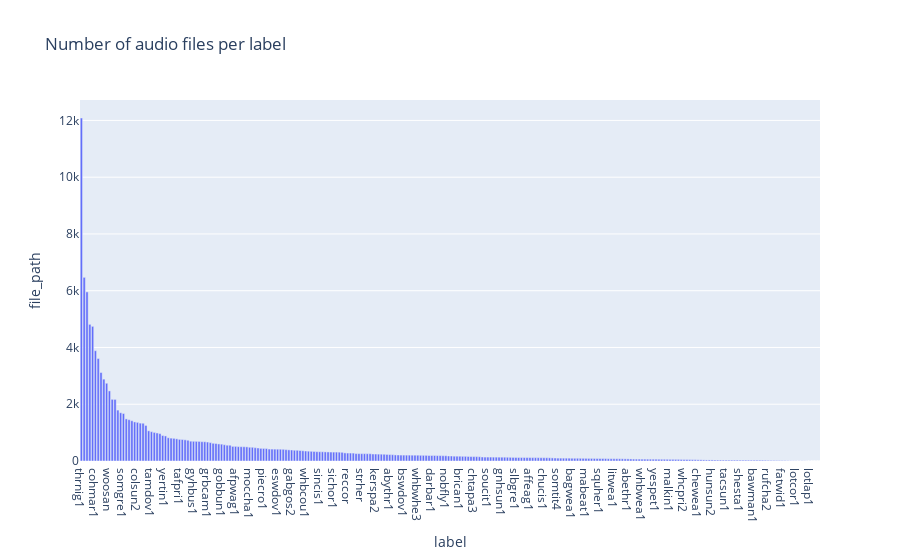

This figure's notebook cell:
### Markdown cell above
- Distribution

### Code cell
groupby_label = df.groupby('label').count().reset_index().sort_values(by='file_path', ascending=False)
# plot with plotly
fig = px.bar(groupby_label, x='label', y='file_path', title='Number of audio files per label')
fig.show()

### Figure 1 — Plotly figure (JSON) as saved in the notebook; plotly's stock layout.template omitted (floating-point values rounded to 4 significant figures; data arrays with more than 128 entries replaced by an {"elided": "..."} marker saying what was removed)
{"data": [{"alignmentgroup": "True", "hovertemplate": "label=%{x}<br>file_path=%{y}<extra></extra>", "legendgroup": "", "marker": {"color": "#636efa", "pattern": {"shape": ""}}, "name": "", "offsetgroup": "", "orientation": "v", "showlegend": false, "textposition": "auto", "type": "bar", "x": {"elided": "264 str values"}, "xaxis": "x", "y": {"elided": "264 int values"}, "yaxis": "y"}], "layout": {"barmode": "relative", "legend": {"tracegroupgap": 0}, "title": {"text": "Number of audio files per label"}, "xaxis": {"anchor": "y", "domain": [0, 1], "title": {"text": "label"}}, "yaxis": {"anchor": "x", "domain": [0, 1], "title": {"text": "file_path"}}}}
